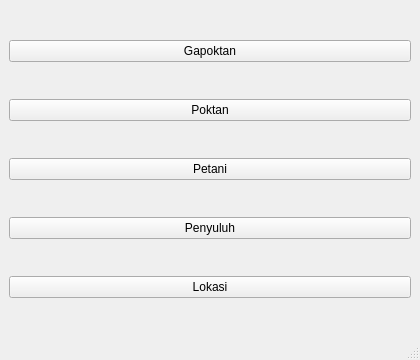
<?xml version="1.0" encoding="UTF-8"?>
<ui version="4.0">
 <class>MainWindow</class>
 <widget class="QMainWindow" name="MainWindow">
  <property name="geometry">
   <rect>
    <x>0</x>
    <y>0</y>
    <width>420</width>
    <height>360</height>
   </rect>
  </property>
  <property name="windowTitle">
   <string>Menu</string>
  </property>
  <widget class="QWidget" name="centralwidget">
   <layout class="QVBoxLayout" name="verticalLayout">
    <item>
     <widget class="QPushButton" name="btnGapoktan">
      <property name="text">
       <string>Gapoktan</string>
      </property>
     </widget>
    </item>
    <item>
     <widget class="QPushButton" name="btnPoktan">
      <property name="text">
       <string>Poktan</string>
      </property>
     </widget>
    </item>
    <item>
     <widget class="QPushButton" name="btnPetani">
      <property name="text">
       <string>Petani</string>
      </property>
     </widget>
    </item>
    <item>
     <widget class="QPushButton" name="btnPenyuluh">
      <property name="text">
       <string>Penyuluh</string>
      </property>
     </widget>
    </item>
    <item>
     <widget class="QPushButton" name="btnLokasi">
      <property name="text">
       <string>Lokasi</string>
      </property>
     </widget>
    </item>
   </layout>
  </widget>
  <widget class="QStatusBar" name="statusbar"/>
 </widget>
 <resources/>
 <connections/>
</ui>
